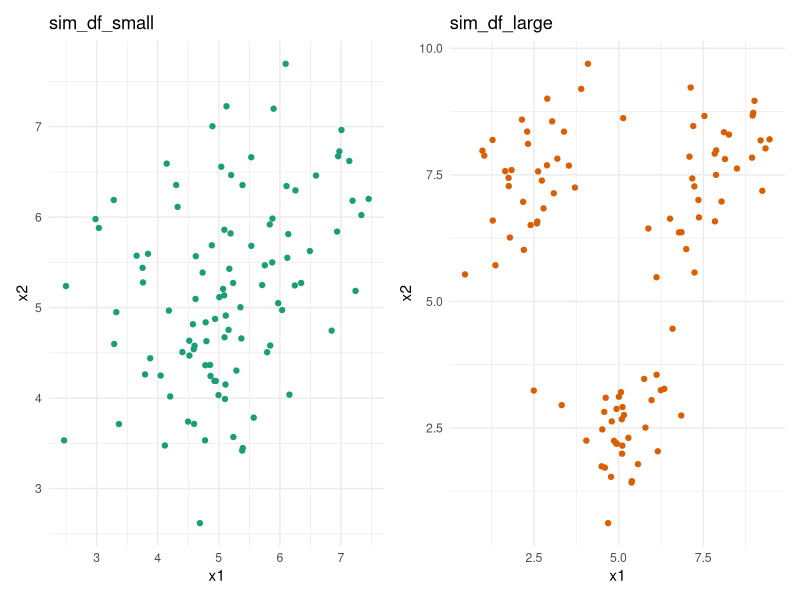
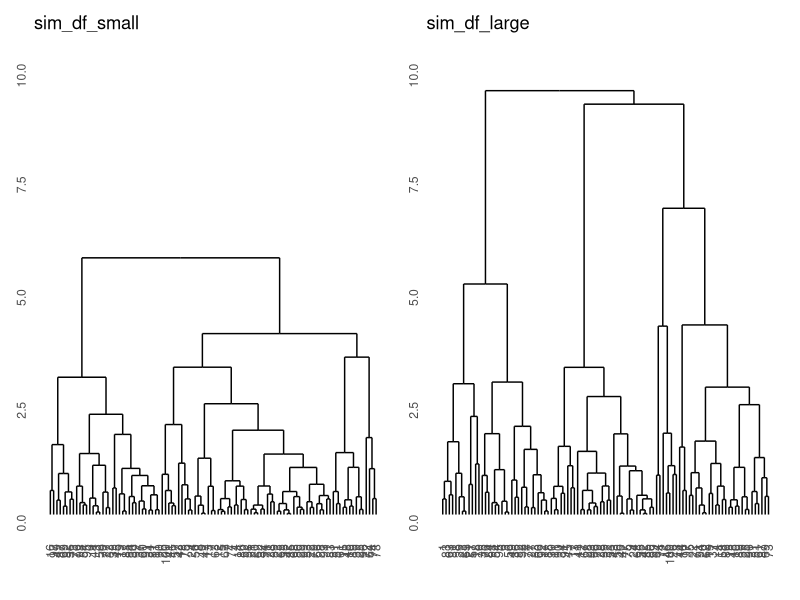
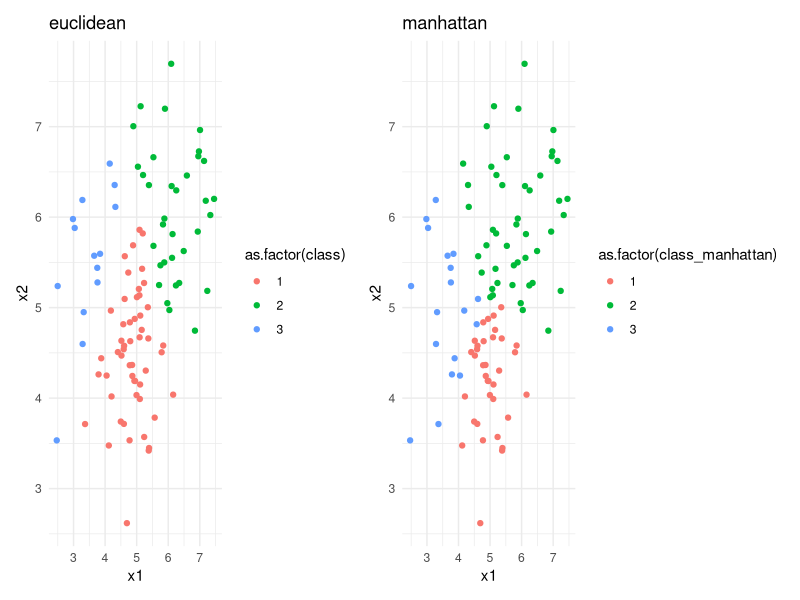
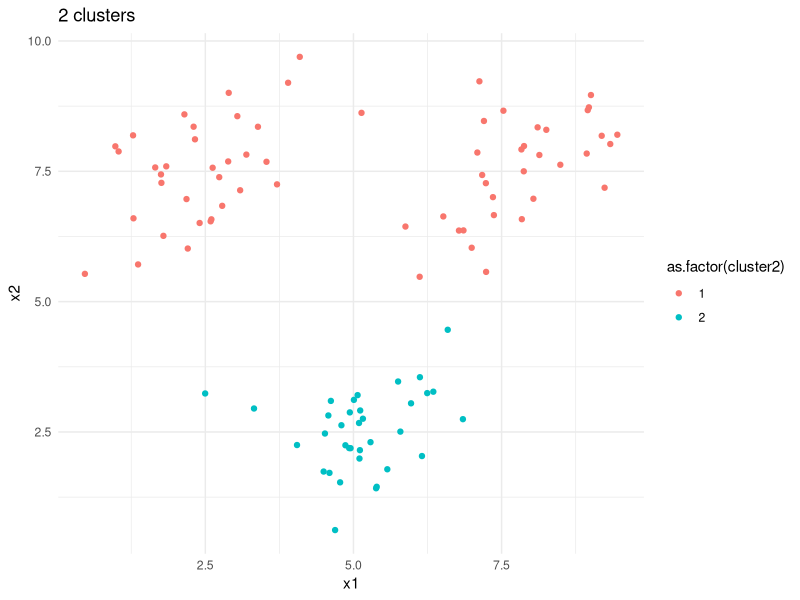
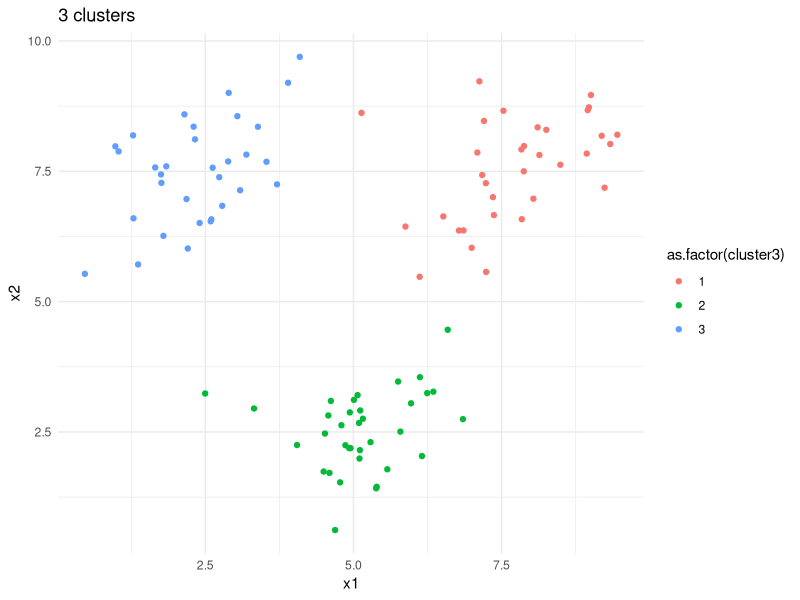
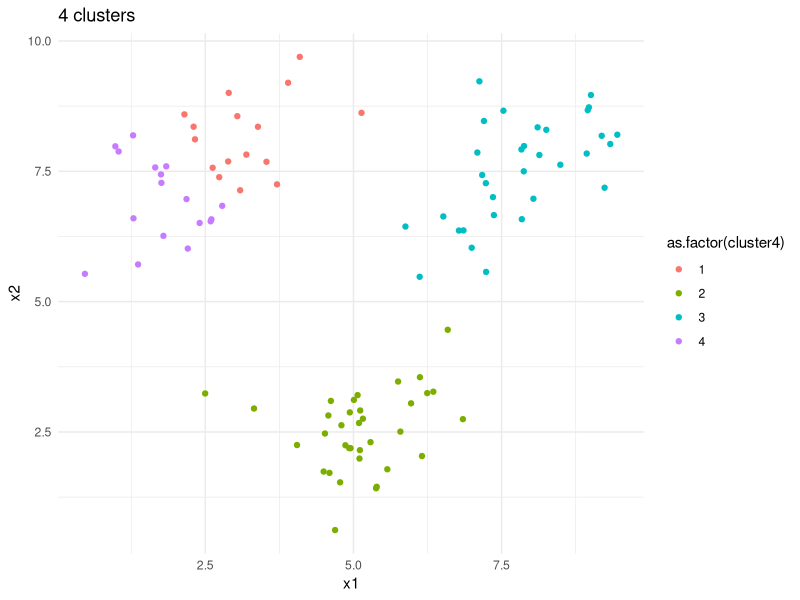
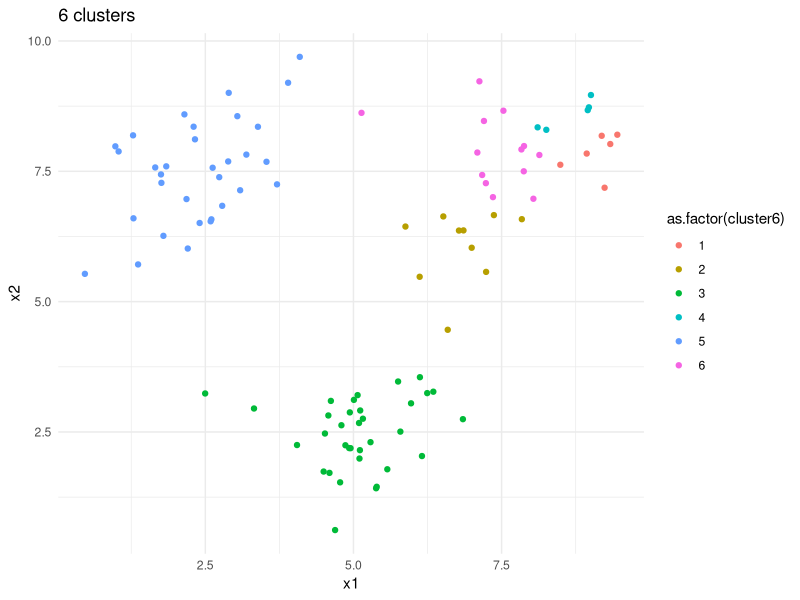
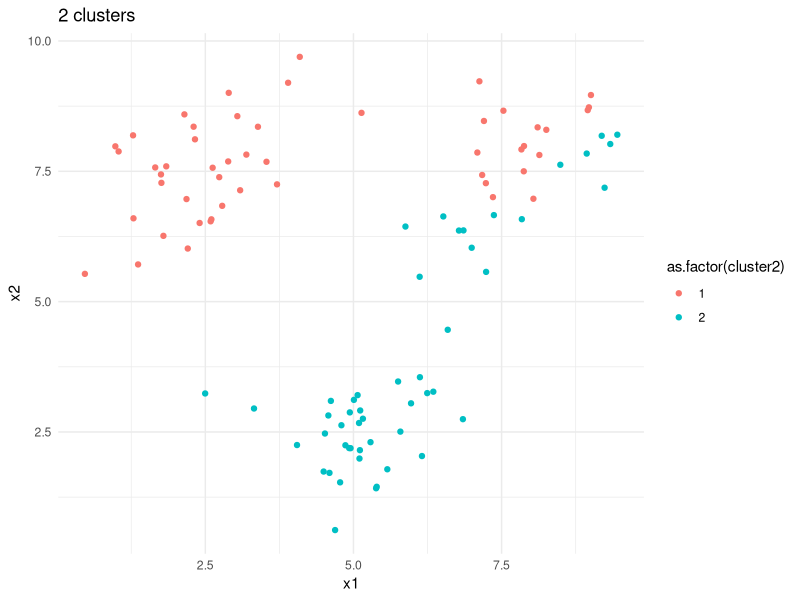

The R source for these figures, in order:
## ---- chunk 1
library(MASS)
library(tidyverse)
library(patchwork)
library(ggdendro)
## ---- chunk 2
# setting the random seed so the same results can be reproduced
set.seed(123)

# creating a 2x2 matrix 
sigma      <- matrix(c(1, .5, .5, 1), 2, 2)
# creating a random sample of 2 x 100 values with mean on 5
# We genetare two variables following a normal distribution with correlation 0.5
sim_matrix <- mvrnorm(n = 100, mu = c(5, 5), 
                      Sigma = sigma)
# setting the column names of this matrix
colnames(sim_matrix) <- c("x1", "x2")

# creating a tibble from the sim_matrix and assigning 3 random classes to the data
sim_df <- 
  sim_matrix %>% 
  as_tibble() %>%
  mutate(class = sample(c("A", "B", "C"), size = 100, 
                        replace = TRUE))

# setting the x2 and x1 values to a variation depending on the class
# we move each cluster a little bit away from the center & each other for the sim_df_small dataset
sim_df_small <- 
  sim_df %>%
  mutate(x2 = case_when(class == "A" ~ x2 + .5,
                        class == "B" ~ x2 - .5,
                        class == "C" ~ x2 + .5),
         x1 = case_when(class == "A" ~ x1 - .5,
                        class == "B" ~ x1 - 0,
                        class == "C" ~ x1 + .5))
# same thing as before but with a bigger variation
sim_df_large <- 
  sim_df %>%
  mutate(x2 = case_when(class == "A" ~ x2 + 2.5,
                        class == "B" ~ x2 - 2.5,
                        class == "C" ~ x2 + 2.5),
         x1 = case_when(class == "A" ~ x1 - 2.5,
                        class == "B" ~ x1 - 0,
                        class == "C" ~ x1 + 2.5))
## ---- chunk 3
sim_df_small <-
  sim_df_small %>% 
  select(-class)

sim_df_large <-
  sim_df_large %>% 
  select(-class)
## ---- chunk 4
sim_df_small_plot <-
  sim_df_small %>% 
  ggplot(mapping = aes(x1, x2)) +
  geom_point(color = "#1b9e77") +
  theme_minimal() +
  ggtitle("sim_df_small")

sim_df_large_plot <-
  sim_df_large %>% 
  ggplot(mapping = aes(x1, x2)) +
  geom_point(color = "#d95f02") +
  theme_minimal() +
  ggtitle("sim_df_large")

sim_df_small_plot + sim_df_large_plot
## ---- chunk 5
sim_df_small_dist <- dist(sim_df_small, method = "euclidean")
sim_df_large_dist <- dist(sim_df_large, method = "euclidean")

sim_df_small_hclust <- hclust(sim_df_small_dist, method = "complete")
sim_df_large_hclust <- hclust(sim_df_large_dist, method = "complete")

ggdendrogram(sim_df_small_hclust) +
  ylim(0, 10) +
  ggtitle("sim_df_small") +
ggdendrogram(sim_df_large_hclust) +
  ylim(0, 10) +
  ggtitle("sim_df_large")
## ---- chunk 6
sim_df_small_dist_manhattan <- dist(sim_df_small, method = "manhattan")
sim_df_small_manhattan_hclust <- hclust(sim_df_small_dist_manhattan, method = "complete")
## ---- chunk 7
sim_df_small_cut <- cutree(sim_df_small_hclust, k = 3)
sim_df_small_manhattan_cut <- cutree(sim_df_small_manhattan_hclust, k = 3)

sim_df_small <-
  sim_df_small %>% 
  mutate(class = sim_df_small_cut, class_manhattan = sim_df_small_manhattan_cut)

sim_df_small_clustered_plot <-
  sim_df_small %>%
  ggplot(mapping = aes(x1, x2, color = as.factor(class))) +
  geom_point() +
  theme_minimal() +
  ggtitle("euclidean")

sim_df_small_manhattan_clustered_plot <-
  sim_df_small %>% 
  ggplot(mapping = aes(x1, x2, color = as.factor(class_manhattan))) +
  geom_point() + 
  theme_minimal() +
  ggtitle("manhattan")

sim_df_small_clustered_plot + sim_df_small_manhattan_clustered_plot
## ---- chunk 8
sim_df_large_2 <- kmeans(sim_df_large, 2)$cluster
sim_df_large_3 <- kmeans(sim_df_large, 3)$cluster
sim_df_large_4 <- kmeans(sim_df_large, 4)$cluster
sim_df_large_6 <- kmeans(sim_df_large, 6)$cluster

sim_df_large <-
  sim_df_large %>% 
  mutate(cluster2 = sim_df_large_2, cluster3 = sim_df_large_3, cluster4 = sim_df_large_4, cluster6 = sim_df_large_6)

sim_df_large %>% 
  ggplot(mapping = aes(x1, x2, color = as.factor(cluster2))) +
  geom_point() +
  theme_minimal() + 
  ggtitle("2 clusters")

sim_df_large %>% 
  ggplot(mapping = aes(x1, x2, color = as.factor(cluster3))) +
  geom_point() +
  theme_minimal() + 
  ggtitle("3 clusters")

sim_df_large %>% 
  ggplot(mapping = aes(x1, x2, color = as.factor(cluster4))) +
  geom_point() +
  theme_minimal() + 
  ggtitle("4 clusters")

sim_df_large %>% 
  ggplot(mapping = aes(x1, x2, color = as.factor(cluster6))) +
  geom_point() +
  theme_minimal() + 
  ggtitle("6 clusters")
## ---- chunk 9
sim_df_large_2 <- kmeans(sim_df_large, 2)$cluster
sim_df_large_3 <- kmeans(sim_df_large, 3)$cluster
sim_df_large_4 <- kmeans(sim_df_large, 4)$cluster
sim_df_large_6 <- kmeans(sim_df_large, 6)$cluster

sim_df_large <-
  sim_df_large %>% 
  mutate(cluster2 = sim_df_large_2, cluster3 = sim_df_large_3, cluster4 = sim_df_large_4, cluster6 = sim_df_large_6)

sim_df_large %>% 
  ggplot(mapping = aes(x1, x2, color = as.factor(cluster2))) +
  geom_point() +
  theme_minimal() + 
  ggtitle("2 clusters")

sim_df_large %>% 
  ggplot(mapping = aes(x1, x2, color = as.factor(cluster3))) +
  geom_point() +
  theme_minimal() + 
  ggtitle("3 clusters")

sim_df_large %>% 
  ggplot(mapping = aes(x1, x2, color = as.factor(cluster4))) +
  geom_point() +
  theme_minimal() + 
  ggtitle("4 clusters")

sim_df_large %>% 
  ggplot(mapping = aes(x1, x2, color = as.factor(cluster6))) +
  geom_point() +
  theme_minimal() + 
  ggtitle("6 clusters")
## ---- chunk 10
library(fpc)

sim_df_large_assessment3 <- clusterboot(sim_df_large,
                                        clustermethod = hclustCBI,
                                        method = "ward",
                                        k = 3)

sim_df_large_assessment3$bootmean
sim_df_large_assessment3$bootbrd

sim_df_large_assessment6 <- clusterboot(sim_df_large,
                                        clustermethod = hclustCBI,
                                        method = "ward",
                                        k = 6)

sim_df_large_assessment6$bootmean
sim_df_large_assessment6$bootbrd
## ---- chunk 11
kmedians <- function(data, k) {
  loop <- TRUE
  prev <- c(rep(0, nrow(data)))
  
  it <- 0
  x <- vector()
  y <- vector()
  
  while (loop) {
    s <- c(1:k)
    
    cluster <-
      sample(s, nrow(data), replace = TRUE, prob = c(rep(100 / k, k)))
    
    data <-
      data %>%
      select(x1, x2) %>%
      mutate(cluster = cluster)
    
    for (i in 1:k) {
      datai <-
        data %>%
        filter(cluster == i)
      
      x[i] <- median(datai$x1)
      y[i] <- median(datai$x2)
      
    }
    
    cl <- c(rep(1, nrow(data)))
    
    for (i in 1:nrow(data)) {
      smallest <- sqrt((x[1] - data$x1[i]) ^ 2 + (y[1] - data$x2[i]) ^ 2)
      for (j in 2:k) {
        if (sqrt((x[j] - data$x1[i]) ^ 2 + (y[j] - data$x2[i]) ^ 2) < smallest) {
          smallest <- sqrt((x[j] - data$x1[i]) ^ 2 + (y[j] - data$x2[i]) ^ 2)
          cl[i] <- j
        }
      }
      
    }
    
    data <-
      data %>%
      mutate(cluster = cl)
    
    sum <- 0
    
    for (i in 1:nrow(data)) {
      if (prev[i] == data$cluster[i]) {
        sum <- sum + 1
      }
    }
    
    if (sum == 100)
      loop <- FALSE
    
    prev <- data$cluster
    it <- it + 1
    
  }
  
  print(it)
  
  prev
  
}

out <- kmedians(sim_df_large, 3)
## ---- chunk 12
kmedians <- function(data, k, start_init = FALSE) {
  loop <- TRUE
  prev <- c(rep(0, nrow(data)))
  
  it <- 0
  x <- vector()
  y <- vector()
  
  while (loop) {
    s <- c(1:k)
    
    if (start_init) {
      dist <- dist(data)
      hclust <- hclust(dist)
      cluster <- cutree(hclust, k)
    } else {
      cluster <-
        sample(s,
               nrow(data),
               replace = TRUE,
               prob = c(rep(100 / k, k)))
    }
    
    data <-
      data %>%
      select(x1, x2) %>%
      mutate(cluster = cluster)
    
    for (i in 1:k) {
      datai <-
        data %>%
        filter(cluster == i)
      
      x[i] <- median(datai$x1)
      y[i] <- median(datai$x2)
      
    }
    
    cl <- c(rep(1, nrow(data)))
    
    for (i in 1:nrow(data)) {
      smallest <- sqrt((x[1] - data$x1[i]) ^ 2 + (y[1] - data$x2[i]) ^ 2)
      for (j in 2:k) {
        if (sqrt((x[j] - data$x1[i]) ^ 2 + (y[j] - data$x2[i]) ^ 2) < smallest) {
          smallest <- sqrt((x[j] - data$x1[i]) ^ 2 + (y[j] - data$x2[i]) ^ 2)
          cl[i] <- j
        }
      }
      
    }
    
    data <-
      data %>%
      mutate(cluster = cl)
    
    sum <- 0
    
    for (i in 1:nrow(data)) {
      if (prev[i] == data$cluster[i]) {
        sum <- sum + 1
      }
    }
    
    if (sum == 100)
      loop <- FALSE
    
    prev <- data$cluster
    it <- it + 1
    
  }
  
  print(it)
  
  prev
  
}

out <- kmedians(sim_df_large, 3, start_init = TRUE)
